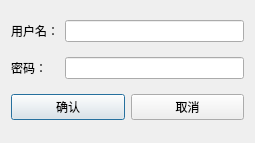
<?xml version="1.0" encoding="UTF-8"?>
<ui version="4.0">
 <class>Login_Window</class>
 <widget class="QDialog" name="Login_Window">
  <property name="windowModality">
   <enum>Qt::NonModal</enum>
  </property>
  <property name="enabled">
   <bool>true</bool>
  </property>
  <property name="geometry">
   <rect>
    <x>0</x>
    <y>0</y>
    <width>255</width>
    <height>143</height>
   </rect>
  </property>
  <property name="minimumSize">
   <size>
    <width>255</width>
    <height>143</height>
   </size>
  </property>
  <property name="maximumSize">
   <size>
    <width>255</width>
    <height>143</height>
   </size>
  </property>
  <property name="contextMenuPolicy">
   <enum>Qt::NoContextMenu</enum>
  </property>
  <property name="windowTitle">
   <string>Dialog</string>
  </property>
  <property name="modal">
   <bool>false</bool>
  </property>
  <layout class="QHBoxLayout" name="horizontalLayout_4">
   <item>
    <layout class="QVBoxLayout" name="verticalLayout">
     <item>
      <layout class="QHBoxLayout" name="userLayout">
       <item>
        <widget class="QLabel" name="userlabel">
         <property name="text">
          <string>用户名：</string>
         </property>
        </widget>
       </item>
       <item>
        <widget class="QLineEdit" name="userlineEdit"/>
       </item>
      </layout>
     </item>
     <item>
      <layout class="QHBoxLayout" name="pswlLayout">
       <item>
        <widget class="QLabel" name="pswlabel">
         <property name="text">
          <string>密码：</string>
         </property>
        </widget>
       </item>
       <item>
        <spacer name="horizontalSpacer">
         <property name="orientation">
          <enum>Qt::Horizontal</enum>
         </property>
         <property name="sizeType">
          <enum>QSizePolicy::Preferred</enum>
         </property>
         <property name="sizeHint" stdset="0">
          <size>
           <width>12</width>
           <height>20</height>
          </size>
         </property>
        </spacer>
       </item>
       <item>
        <widget class="QLineEdit" name="pswlineEdit">
         <property name="echoMode">
          <enum>QLineEdit::Password</enum>
         </property>
        </widget>
       </item>
      </layout>
     </item>
     <item>
      <layout class="QHBoxLayout" name="buttonLayout">
       <item>
        <widget class="QPushButton" name="loginButton">
         <property name="text">
          <string>确认</string>
         </property>
        </widget>
       </item>
       <item>
        <widget class="QPushButton" name="cancelButton">
         <property name="text">
          <string>取消</string>
         </property>
        </widget>
       </item>
      </layout>
     </item>
    </layout>
   </item>
  </layout>
 </widget>
 <resources/>
 <connections/>
</ui>
